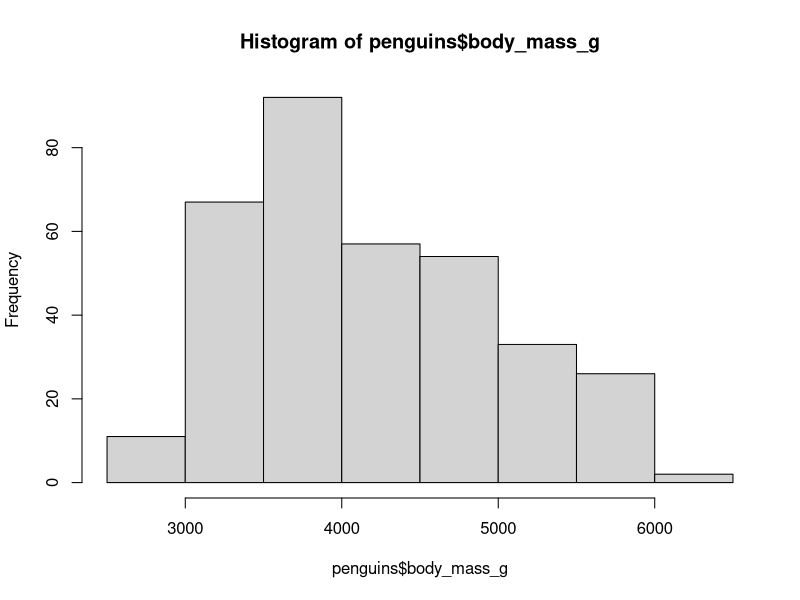
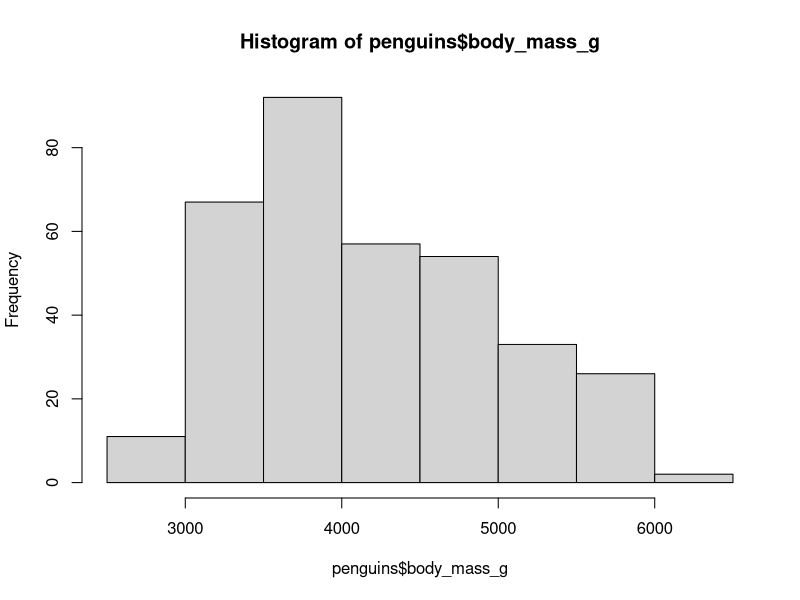
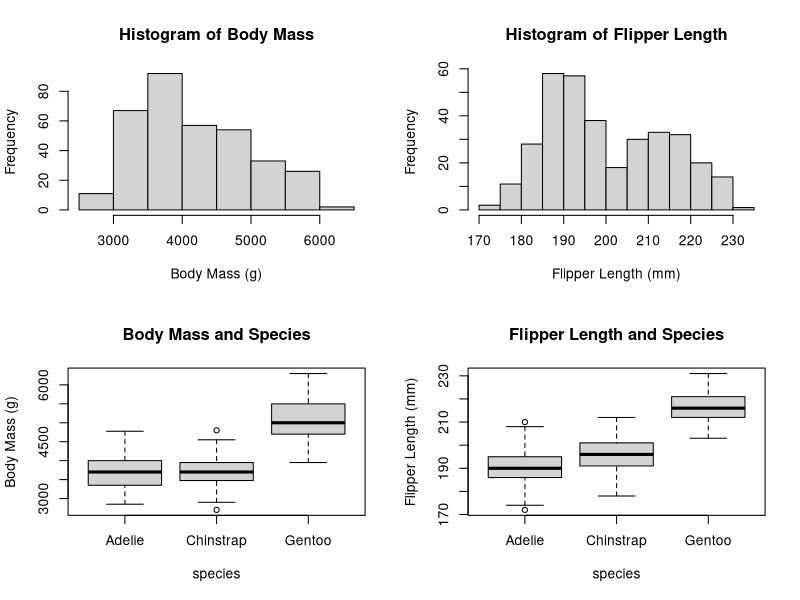
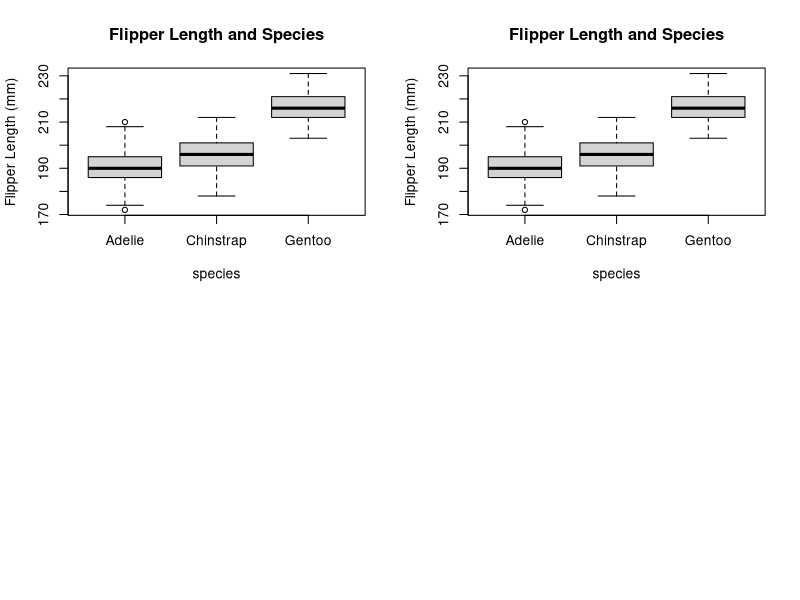

These figures' R source, in order:
## ---- chunk 1
knitr::opts_chunk$set(echo = TRUE)
## ---- chunk 2
require(palmerpenguins)
hist(penguins$body_mass_g)
## ---- chunk 3
require(palmerpenguins)
hist(penguins$body_mass_g)
## ---- chunk 4
par(mfrow = c(2, 2))
hist(
penguins$body_mass_g,
main = "Histogram of Body Mass",
xlab = "Body Mass (g)")
hist(
penguins$flipper_length_mm,
main = "Histogram of Flipper Length",
xlab = "Flipper Length (mm)")
boxplot(
body_mass_g ~ species, data = penguins,
main = "Body Mass and Species",
ylab = "Body Mass (g)"
)
boxplot(
flipper_length_mm ~ species, data = penguins,
main = "Flipper Length and Species",
ylab = "Flipper Length (mm)"
)
## ---- chunk 5

## ---- chunk 6
boxplot(
  flipper_length_mm ~ species, data = penguins,
  main = "Flipper Length and Species",
  ylab = "Flipper Length (mm)"
)

## ---- chunk 7
boxplot(
  flipper_length_mm ~ species, data = penguins,
  main = "Flipper Length and Species",
  ylab = "Flipper Length (mm)"
)

